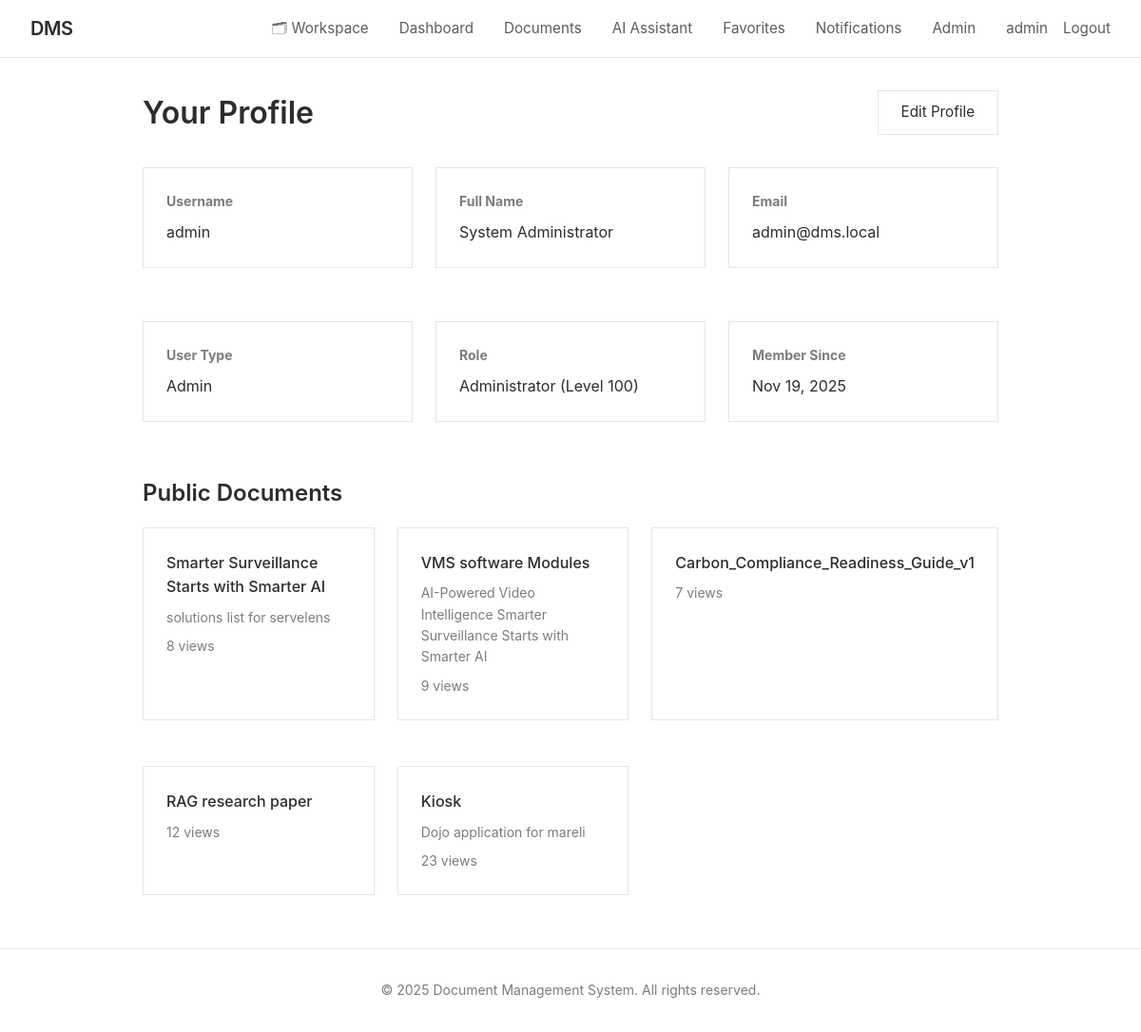
The app's page /profile/ (signed in), older data.
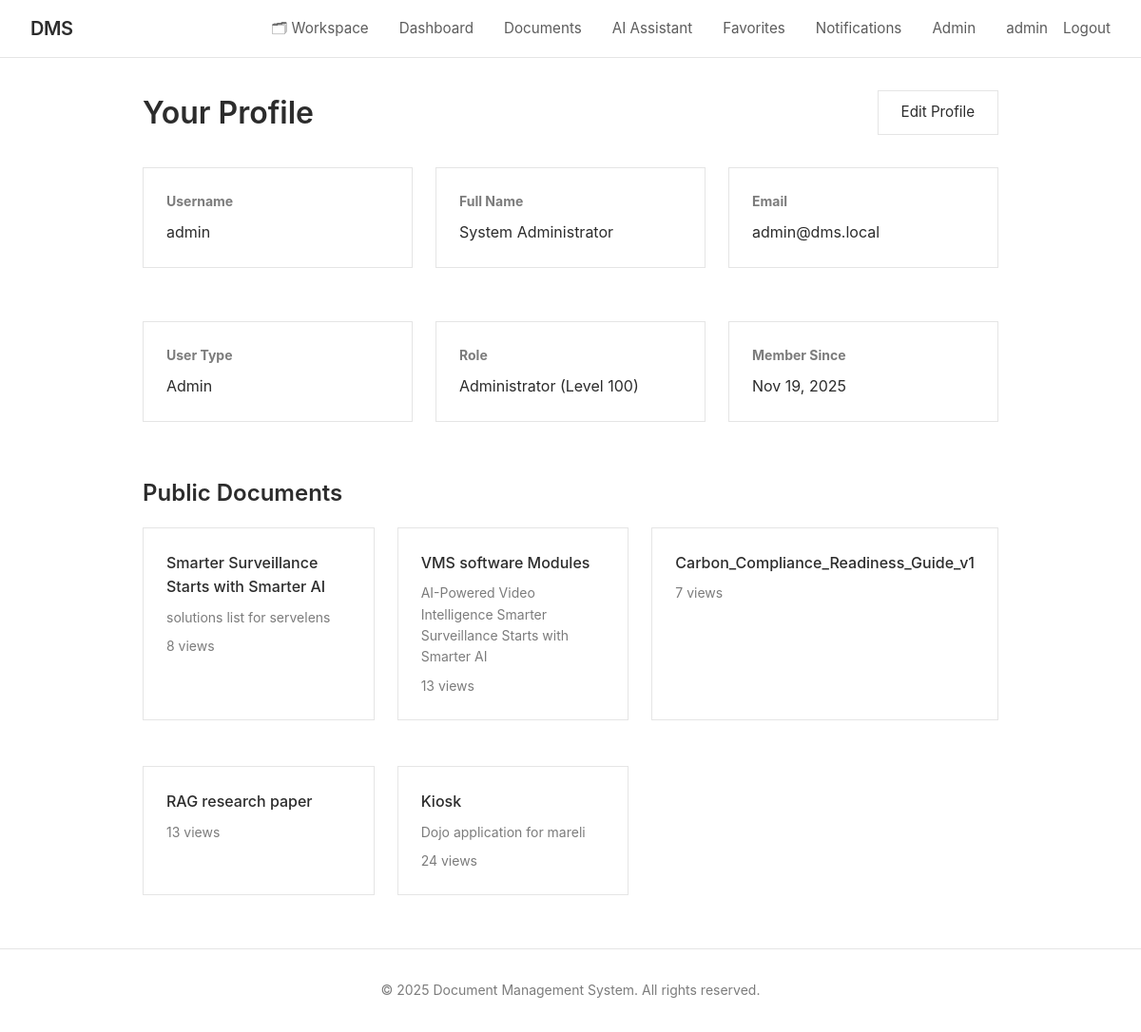
The same page, newer data.
### documents/models.py (models this page shows, shortened)
class Document(models.Model):
    ACCESS_LEVEL_CHOICES = [
        ('public', 'Public'),
        ('private', 'Private'),
        ('role', 'Role-Based'),
        ('custom', 'Custom Users'),
    ]
    title = models.CharField(max_length=255)
    description = models.TextField(blank=True)
    file = models.FileField(upload_to=document_upload_path)
    file_size = models.BigIntegerField(default=0, help_text="Size in bytes")
    file_type = models.CharField(max_length=100, blank=True)
    owner = models.ForeignKey(User, on_delete=models.CASCADE, related_name='owned_documents')
    access_level = models.CharField(max_length=10, choices=ACCESS_LEVEL_CHOICES, default='private')
    required_role_level = models.IntegerField(
        default=1,
        validators=[MinValueValidator(1), MaxValueValidator(100)],
        help_text="Minimum role level required (for role-based access)"
    )
    category = models.ForeignKey(Category, on_delete=models.SET_NULL, null=True, blank=True, related_name='documents')
    folder   = models.ForeignKey('Folder', on_delete=models.SET_NULL, null=True, blank=True,
                                 related_name='folder_documents')
    tags = models.ManyToManyField(Tag, blank=True, related_name='documents')
    shared_with = models.ManyToManyField(User, blank=True, related_name='shared_documents')
    version = models.IntegerField(default=1)
    is_locked = models.BooleanField(default=False, help_text="Locked documents cannot be edited")
    locked_by = models.ForeignKey(User, on_delete=models.SET_NULL, null=True, blank=True, related_name='locked_documents')
    views_count = models.IntegerField(default=0)
    downloads_count = models.IntegerField(default=0)
    created_at = models.DateTimeField(auto_now_add=True)
    updated_at = models.DateTimeField(auto_now=True)
    allow_comments = models.BooleanField(default=True)
    allow_download = models.BooleanField(default=True)
    is_deleted = models.BooleanField(default=False)
    deleted_at = models.DateTimeField(null=True, blank=True)
    class Meta:
        ordering = ['-updated_at', '-created_at']
        indexes = [
            models.Index(fields=['owner', 'access_level']),
            models.Index(fields=['created_at']),
            models.Index(fields=['title']),
        ]

### documents/views.py (the view)
# urls.py: path('profile/', views.profile_view, name='profile'),
@login_required
def profile_view(request, username=None):
    if username:
        profile_user = get_object_or_404(User, username=username)
    else:
        profile_user = request.user
    documents = Document.objects.filter(
        owner=profile_user,
        access_level='public',
        is_deleted=False
    )[:10]
    context = {
        'profile_user': profile_user,
        'documents': documents,
        'is_own_profile': request.user == profile_user,
    }
    return render(request, 'documents/profile.html', context)

### documents/models.py (called while the page is built)
    def is_admin(self):
        return self.user_type == 'admin'

### documents/templates/documents/profile.html (shortened to what this page needs)
{% extends 'documents/base.html' %}
{% block content %}
<div style="max-width: 900px; margin: 0 auto;">
    <div style="display: flex; justify-content: space-between; align-items: center; margin-bottom: 2rem;">
        <h1 style="font-size: 2rem; font-weight: 600; color: #2c2c2c;">
            {% if is_own_profile %}Your Profile{% else %}{{ profile_user.username }}'s Profile{% endif %}
        </h1>
        {% if is_own_profile %}
            <a href="{% url 'profile_edit' %}" class="btn-secondary btn">
                Edit Profile
            </a>
        {% endif %}
    </div>
    <div class="grid grid-3" style="margin-bottom: 2rem;">
        <div class="card">
            <h3 style="font-size: 0.875rem; color: #7c7c7c; margin-bottom: 0.5rem;">
                Username
            </h3>
            <p style="font-size: 1rem; color: #2c2c2c;">
                {{ profile_user.username }}
            </p>
        </div>
        <div class="card">
            <h3 style="font-size: 0.875rem; color: #7c7c7c; margin-bottom: 0.5rem;">
                Full Name
            </h3>
            <p style="font-size: 1rem; color: #2c2c2c;">
                {{ profile_user.get_full_name|default:"Not provided" }}
            </p>
        </div>
        <div class="card">
            <h3 style="font-size: 0.875rem; color: #7c7c7c; margin-bottom: 0.5rem;">
                Email
            </h3>
            <p style="font-size: 1rem; color: #2c2c2c;">
                {{ profile_user.email }}
            </p>
        </div>
    </div>
    <div class="grid grid-3" style="margin-bottom: 2rem;">
        <div class="card">
            <h3 style="font-size: 0.875rem; color: #7c7c7c; margin-bottom: 0.5rem;">
                User Type
            </h3>
            <p style="font-size: 1rem; color: #2c2c2c;">
                {{ profile_user.get_user_type_display }}
            </p>
        </div>
        <div class="card">
            <h3 style="font-size: 0.875rem; color: #7c7c7c; margin-bottom: 0.5rem;">
                Role
            </h3>
            <p style="font-size: 1rem; color: #2c2c2c;">
                {% if profile_user.role %}
                    {{ profile_user.role.name }} (Level {{ profile_user.role.level }})
                {% else %}
                    No role assigned
                {% endif %}
            </p>
        </div>
        <div class="card">
            <h3 style="font-size: 0.875rem; color: #7c7c7c; margin-bottom: 0.5rem;">
                Member Since
            </h3>
            <p style="font-size: 1rem; color: #2c2c2c;">
                {{ profile_user.created_at|date:"M d, Y" }}
            </p>
        </div>
    </div>
    {% if documents %}
        <div>
            <h2 style="font-size: 1.5rem; font-weight: 600; color: #2c2c2c; margin-bottom: 1rem;">
                Public Documents
            </h2>
            <div class="grid grid-3">
                {% for document in documents %}
                    <div class="card">
                        <h3 style="font-size: 1rem; font-weight: 500; margin-bottom: 0.5rem;">
                            <a href="{% url 'document_detail' document.pk %}" style="color: #2c2c2c; text-decoration: none;">
                                {{ document.title }}
                            </a>
                        </h3>
                        <p style="font-size: 0.875rem; color: #7c7c7c;">
                            {{ document.description|truncatewords:10 }}
                        </p>
                        <p style="font-size: 0.875rem; color: #7c7c7c; margin-top: 0.5rem;">
                            {{ document.views_count }} views
                        </p>
                    </div>
                {% endfor %}
            </div>
        </div>
    {% endif %}
</div>
{% endblock %}

Row changes from the older to the newer data that the page shows:
changed Document "VMS software Modules": views_count "9" → "13"
changed Document "RAG research paper": views_count "12" → "13"
changed Document "Kiosk": views_count "23" → "24"
